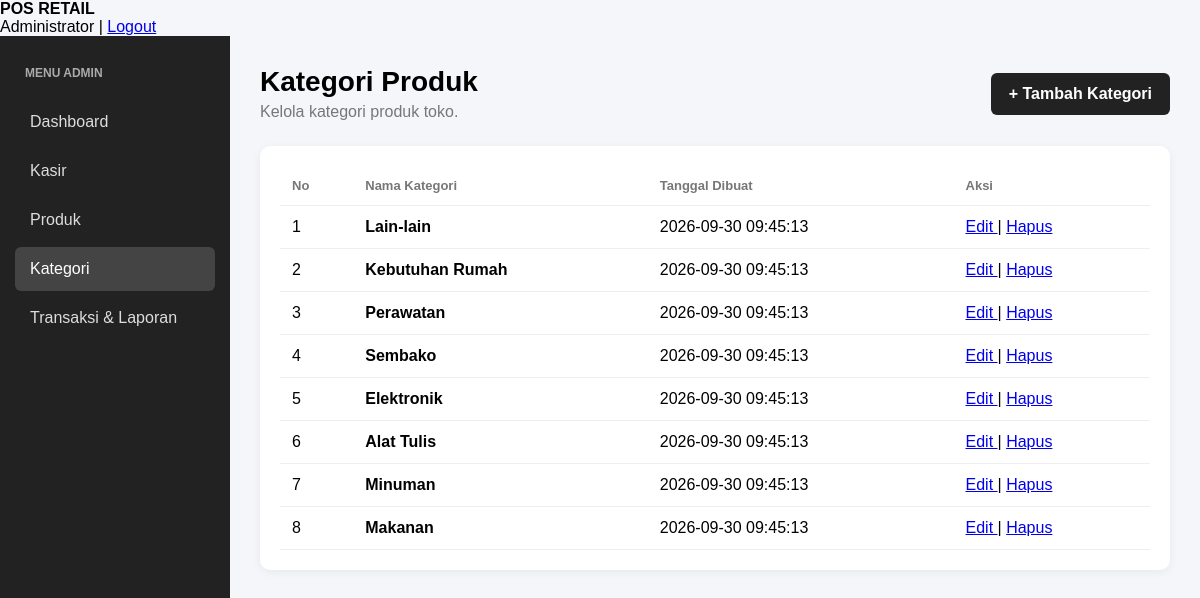
The app's page /kategori/index.php (signed in) with its own data.
### tables this page shows
CREATE TABLE kategori (

    id INT AUTO_INCREMENT PRIMARY KEY,

    nama_kategori VARCHAR(100) NOT NULL,

    created_at TIMESTAMP
        DEFAULT CURRENT_TIMESTAMP

);

### kategori/index.php (the view, shortened to what this page needs)
<?php
require_once "../config/database.php";
$query = mysqli_query(
    $conn,
    "SELECT *
     FROM kategori
     ORDER BY id DESC"
);
?>
<!DOCTYPE html>
<html lang="id">
<head>
    <link
        rel="stylesheet"
        href="../assets/css/style.css"
    >
</head>
<body>
<nav class="navbar">
    <div>
        <strong>POS RETAIL</strong>
    </div>
    <div>
        <?= htmlspecialchars($_SESSION['nama']); ?>
        |
        <a href="../auth/logout.php">
            Logout
        </a>
    </div>
</nav>
<div class="dashboard-layout">
    <aside class="sidebar">
        <div class="sidebar-title">
            MENU ADMIN
        </div>
        <a href="../dashboard/index.php">
            Dashboard
        </a>
        <a href="../kasir/index.php">
            Kasir
        </a>
        <a href="../produk/index.php">
            Produk
        </a>
        <a
            href="index.php"
            class="active"
        >
            Kategori
        </a>
        <a href="../laporan/penjualan.php">
            Transaksi & Laporan
        </a>
    </aside>
    <main class="dashboard-content">
        <div class="page-header">
            <div>
                <h1>Kategori Produk</h1>
                <p>
                    Kelola kategori produk toko.
                </p>
            </div>
            <a
                href="tambah.php"
                class="btn-kasir"
            >
                + Tambah Kategori
            </a>
        </div>
        <div class="dashboard-panel">
            <div class="table-responsive">
                <table>
                    <thead>
                        <tr>
                            <th>No</th>
                            <th>Nama Kategori</th>
                            <th>Tanggal Dibuat</th>
                            <th>Aksi</th>
                        </tr>
                    </thead>
                    <tbody>
                    <?php
                    $no = 1;
                    if (
                        mysqli_num_rows($query)
                        > 0
                    ):
                        while (
                            $kategori =
                            mysqli_fetch_assoc($query)
                        ):
                    ?>
                        <tr>
                            <td>
                                <?= $no++; ?>
                            </td>
                            <td>
                                <strong>
                                    <?= htmlspecialchars(
                                        $kategori[
                                            'nama_kategori'
                                        ]
                                    ); ?>
                                </strong>
                            </td>
                            <td>
                                <?= htmlspecialchars(
                                    $kategori[
                                        'created_at'
                                    ] ?? '-'
                                ); ?>
                            </td>
                            <td>
                                <a
                                    href="edit.php?id=<?= $kategori['id']; ?>"
                                >
                                    Edit
                                </a>
                                |
                                <a
                                    href="hapus.php?id=<?= $kategori['id']; ?>"
                                    onclick="return confirm(
                                        'Yakin ingin menghapus kategori ini?'
                                    )"
                                >
                                    Hapus
                                </a>
                            </td>
                        </tr>
                    <?php
                        endwhile;
                    endif; ?>
                    </tbody>
                </table>
            </div>
        </div>
    </main>
</div>
</body>
</html>

### assets/css/style.css (style rules this page uses)
* { box-sizing: border-box; }
body { margin: 0; font-family: Arial, sans-serif; background: #f4f6f9; }
.dashboard-layout { display: flex; min-height: calc(100vh - 60px); background: #f5f6fa; }
.dashboard-layout .sidebar { width: 230px; min-height: calc(100vh - 60px); background: #222; padding: 20px 15px; }
.sidebar-title { color: #aaa; font-size: 12px; font-weight: bold; padding: 10px; margin-bottom: 10px; }
.dashboard-layout .sidebar a { display: block; color: #ddd; text-decoration: none; padding: 13px 15px; margin-bottom: 5px; border-radius: 6px; }
.dashboard-layout .sidebar a:hover, .dashboard-layout .sidebar a.active { background: #444; color: white; }
.dashboard-content { flex: 1; padding: 30px; }
.page-header { display: flex; justify-content: space-between; align-items: center; margin-bottom: 25px; }
.page-header h1 { margin: 0 0 5px; font-size: 28px; }
.page-header p { margin: 0; color: #777; }
.btn-kasir { display: inline-block; background: #222; color: white; padding: 12px 18px; border-radius: 6px; text-decoration: none; font-weight: bold; }
.dashboard-panel { background: white; border-radius: 10px; padding: 20px; box-shadow: 0 2px 8px rgba(0, 0, 0, 0.06); }
.dashboard-panel table { width: 100%; border-collapse: collapse; }
.dashboard-panel th, .dashboard-panel td { padding: 12px; border-bottom: 1px solid #eee; text-align: left; }
.dashboard-panel th { font-size: 13px; color: #777; }
.table-responsive { overflow-x: auto; }

### records on screen
kategori: nama_kategori "Lain-lain", created_at "2026-09-30 09:45:13"
kategori: nama_kategori "Kebutuhan Rumah", created_at "2026-09-30 09:45:13"
kategori: nama_kategori "Perawatan", created_at "2026-09-30 09:45:13"
kategori: nama_kategori "Sembako", created_at "2026-09-30 09:45:13"
kategori: nama_kategori "Elektronik", created_at "2026-09-30 09:45:13"
kategori: nama_kategori "Alat Tulis", created_at "2026-09-30 09:45:13"
kategori: nama_kategori "Minuman", created_at "2026-09-30 09:45:13"
kategori: nama_kategori "Makanan", created_at "2026-09-30 09:45:13"

### other values on screen
$_SESSION['nama'] "Administrator"
